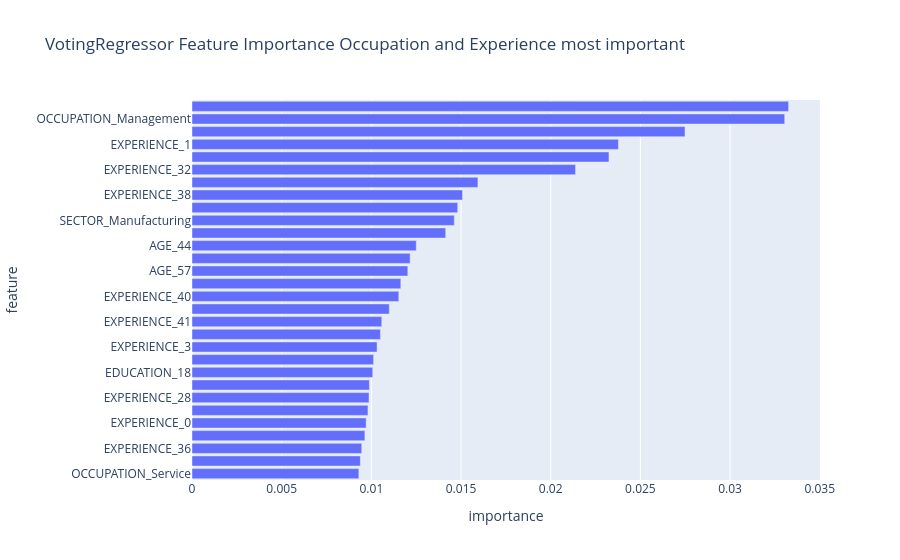

Notebook code cell kept with this figure:
### Code cell
# Extract fitted pipeline and components
pipe = model_results['VotingRegressor']['model']
enc = pipe.named_steps['hot']
voter = pipe.named_steps['voter']

# Feature names after OneHotEncoding
feature_names = enc.get_feature_names_out(input_features=X_train.columns)

# Collect normalized importances from estimators that support it
imps = []
for est in getattr(voter, 'estimators_', []):
    if hasattr(est, 'feature_importances_'):
        imp = np.asarray(est.feature_importances_, dtype=float)
    elif hasattr(est, 'coef_'):
        imp = np.asarray(est.coef_, dtype=float).ravel()
        imp = np.abs(imp)
    else:
        continue
    s = imp.sum()
    if s > 0 and imp.shape[0] == len(feature_names):
        imps.append(imp / s)

# If no importances available, create zeros to avoid errors
if len(imps) == 0:
    importance = np.zeros(len(feature_names))
else:
    importance = np.mean(np.vstack(imps), axis=0)

# Build DataFrame and plot with Plotly Express
feat_imp_df = pd.DataFrame({'feature': feature_names, 'importance': importance}).sort_values('importance',
                                                                                             ascending=False)
top_n = 30 if len(feat_imp_df) > 30 else len(feat_imp_df)

fig = px.bar(
    feat_imp_df.head(top_n),
    x='importance',
    y='feature',
    orientation='h',
    title='VotingRegressor Feature Importance Occupation and Experience most important'
)
fig.update_layout(yaxis={'categoryorder': 'total ascending'})
fig.show()
fig.write_image('images/feature_importance.png')
feat_imp_df

### Figure 1 — Plotly figure (JSON) as saved in the notebook; plotly's stock layout.template omitted (floating-point values rounded to 4 significant figures)
{"data": [{"hovertemplate": "importance=%{x}<br>feature=%{y}<extra></extra>", "legendgroup": "", "marker": {"color": "#636efa", "pattern": {"shape": ""}}, "name": "", "orientation": "h", "showlegend": false, "textposition": "auto", "x": [0.03326, 0.03305, 0.02749, 0.02378, 0.02325, 0.02138, 0.01594, 0.01508, 0.01481, 0.01462, 0.01415, 0.0125, 0.01216, 0.01203, 0.01164, 0.01153, 0.011, 0.01058, 0.01051, 0.01032, 0.01013, 0.01008, 0.009892, 0.009869, 0.00981, 0.009711, 0.009639, 0.009465, 0.009387, 0.009303], "xaxis": "x", "y": ["EDUCATION_14", "OCCUPATION_Management", "OCCUPATION_Professional", "EXPERIENCE_1", "UNION_not_member", "EXPERIENCE_32", "EDUCATION_12", "EXPERIENCE_38", "EXPERIENCE_44", "SECTOR_Manufacturing", "AGE_61", "AGE_44", "AGE_64", "AGE_57", "EXPERIENCE_33", "EXPERIENCE_40", "EDUCATION_16", "EXPERIENCE_41", "SEX_male", "EXPERIENCE_3", "EXPERIENCE_4", "EDUCATION_18", "EXPERIENCE_8", "EXPERIENCE_28", "AGE_53", "EXPERIENCE_0", "EXPERIENCE_43", "EXPERIENCE_36", "SEX_female", "OCCUPATION_Service"], "yaxis": "y", "type": "bar"}], "layout": {"xaxis": {"anchor": "y", "domain": [0.0, 1.0], "title": {"text": "importance"}}, "yaxis": {"anchor": "x", "domain": [0.0, 1.0], "title": {"text": "feature"}, "categoryorder": "total ascending"}, "legend": {"tracegroupgap": 0}, "title": {"text": "VotingRegressor Feature Importance Occupation and Experience most important"}, "barmode": "relative"}}
